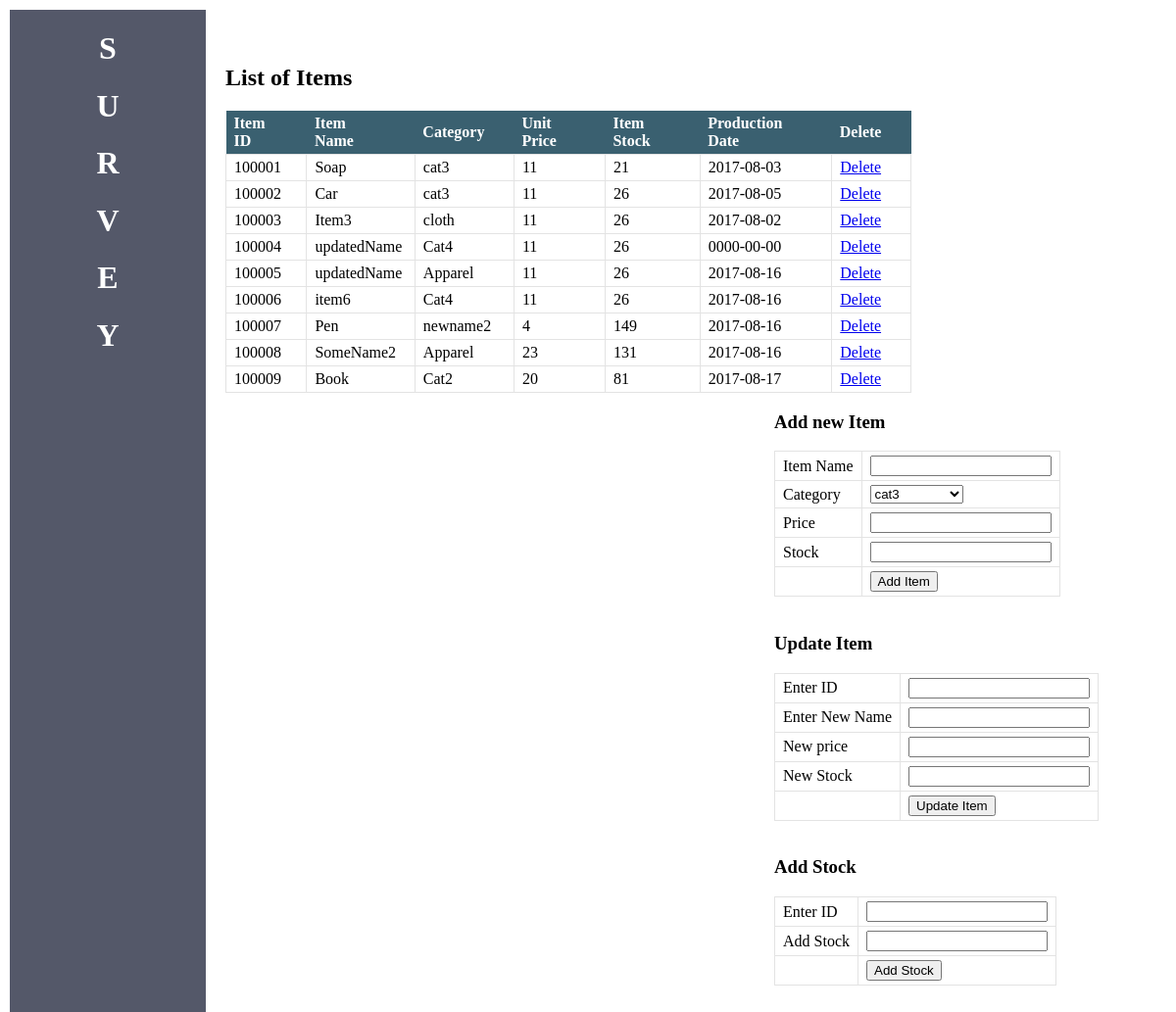
Page /manage_items_manager.php on the committed database.
### tables this page shows
CREATE TABLE `items` (
  `item_id` int(10) NOT NULL,
  `item_name` varchar(20) NOT NULL,
  `category_id` int(10) NOT NULL,
  `item_price` double NOT NULL,
  `item_stock` int(10) NOT NULL,
  `production_date` date NOT NULL
);

CREATE TABLE `categories` (
  `category_id` int(10) NOT NULL,
  `category_name` varchar(20) NOT NULL
);

### db.php (called while the page is built, shortened)
<?php
function getJSONFromDB($sql){
	$conn = mysqli_connect("localhost", "root", "","ims");
	$result = mysqli_query($conn, $sql)or die(mysqli_error($$conn));
	$arr=array();
	while($row = mysqli_fetch_assoc($result)) {
		$arr[]=$row;
	}
	return json_encode($arr);
}
?>

### manage_items_manager.php (the view, shortened to what this page needs)
<?php
require("db.php");
$result = getJSONFromDB("select items.item_id, items.item_name, categories.category_name, items.item_price, items.item_stock, items.production_date from items inner join categories on items.category_id = categories.category_id");
$result = json_decode($result, true);
$loadCategoriesCB = getJSONFromDB("select * from categories");
$loadCategoriesCB = json_decode($loadCategoriesCB, true);
?>
<!DOCTYPE html>
<html>
<head>
</head>
<body>
	<br><br>
	<div id="bd">
		<div class = "left">
			<table id="tbb">
				<h2>List of Items</h2>
				<th>Item ID</th> <th>Item Name</th> <th> Category </th> <th>Unit Price</th><th>Item Stock</th>
				<th>Production Date</th><th>Delete</th>
				<?php
					for($i=0;$i<sizeof($result);$i++){
						$id = $result[$i]["item_id"];
						$name = $result[$i]["item_name"];
						$category = $result[$i]["category_name"];
						$price = $result[$i]["item_price"];
						$stock = $result[$i]["item_stock"];
						$pdate = $result[$i]["production_date"];
						echo "<tr>
							<td>$id</td>
							<td>$name</td>
							<td>$category</td>
							<td>$price</td>
							<td>$stock</td>
							<td>$pdate</td>
							<td><a href='manage_items_manager.php?did=$id'>Delete</a></td>
						 </tr>";
					}
				 ?>
			</table>
		</div>
		<div class="right">
			<div>
				<form action="manage_items_manager.php" method="POST">
					<table id="tbb">
						<h3>Add new Item</h3>
						<tr>
							<td>Item Name</td>
							<td><input type="text" name="item_name"></td>
						</tr>
						<tr>
							<td>Category</td>
							<td>
								<select name="category_id">
									<?php for($i=0;$i<sizeof($loadCategoriesCB);$i++){
										$cid = $loadCategoriesCB[$i]["category_id"];
										$cname = $loadCategoriesCB[$i]["category_name"]; ?>
										<option value="<?php echo "$cid"; ?>"> <?php echo "$cname"; ?> </option>
										<?php } ?>
								</select>
							</td>
						</tr>
						<tr>
							<td>Price</td>
							<td><input type="number" name="item_price"></td>
						</tr>
						<tr>
							<td>Stock</td>
							<td><input type="number" name="item_stock"></td>
						</tr>
						<tr>
							<td></td>
							<td> <input type="submit" name="add_new_item" value="Add Item"></td>
						</tr>
					</table>
				</form>
			</div>
			<div>
			<br>
				<form action="manage_items_manager.php" method="POST">
					<table id="tbb">
						<h3>Update Item</h3>
						<tr>
							<td>Enter ID</td>
							<td><input type="number" name="item_id"></td>
						</tr>
						<tr>
							<td>Enter New Name</td>
							<td><input type="text" name="item_name"></td>
						</tr>
						<tr>
							<td>New price</td>
							<td><input type="number" name="item_price"></td>
						</tr>
						<tr>
							<td>New Stock</td>
							<td><input type="number" name="item_stock"></td>
						</tr>
						<tr>
							<td></td>
							<td> <input type="submit" name="update_item" value="Update Item"></td>
						</tr>
					</table>
				</form>
			</div>
			<div>
			<br>
				<form action="manage_items_manager.php" method="POST">
					<table id="tbb">
						<h3>Add Stock</h3>
						<tr>
							<td>Enter ID</td>
							<td><input type="number" name="item_id"></td>
						</tr>
						<tr>
							<td>Add Stock</td>
							<td><input type="number" name="item_stock"></td>
						</tr>
						<tr>
							<td></td>
							<td> <input type="submit" name="add_stock" value="Add Stock"></td>
						</tr>
					</table>
				</form>
			</div>
		</div>
	</div>
</body>
</html>

### manage_items_manager.php (style rules this page uses)
#bd { margin-left: 220px; }
.left { width: 700px; float: left; }
.right { width: 400px; float: right; }
#tbb { border-collapse: collapse; }
#tbb th { text-align: left; background-color: #3a6070; color: #FFF; padding: 4px 30px 4px 8px; }
#tbb td { border : 1px solid #e3e3e3; padding: 4px 8px; }

### rows in the picture
items: item_id "100001", item_name "Soap", category.category_name "cat3", item_price "11", item_stock "21", production_date "2017-08-03"
items: item_id "100002", item_name "Car", category.category_name "cat3", item_price "11", item_stock "26", production_date "2017-08-05"
items: item_id "100003", item_name "Item3", category.category_name "cloth", item_price "11", item_stock "26", production_date "2017-08-02"
items: item_id "100004", item_name "updatedName", category.category_name "Cat4", item_price "11", item_stock "26", production_date "0000-00-00"
items: item_id "100005", item_name "updatedName", category.category_name "Apparel", item_price "11", item_stock "26", production_date "2017-08-16"
items: item_id "100006", item_name "item6", category.category_name "Cat4", item_price "11", item_stock "26", production_date "2017-08-16"
items: item_id "100007", item_name "Pen", category.category_name "newname2", item_price "4", item_stock "149", production_date "2017-08-16"
items: item_id "100008", item_name "SomeName2", category.category_name "Apparel", item_price "23", item_stock "131", production_date "2017-08-16"
items: item_id "100009", item_name "Book", category.category_name "Cat2", item_price "20", item_stock "81", production_date "2017-08-17"

### other values in the picture
form field category_id "cat3"
